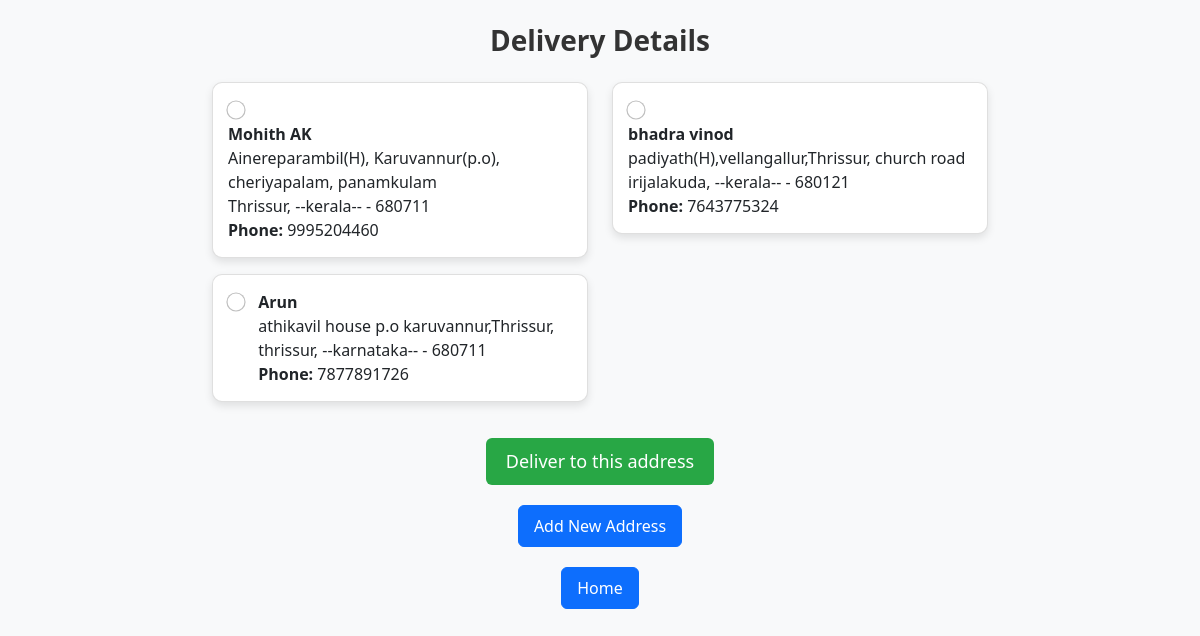
Page /delivery_details/ (signed in) on the committed database.
### spareapp/models.py (models this page shows)
class address(models.Model):
    userdetails = models.ForeignKey(newregistration, on_delete=models.CASCADE)
    addressline1=models.CharField(max_length=200)
    addressline2=models.CharField(max_length=200)
    pincode=models.IntegerField()
    city=models.CharField(max_length=20)
    state=models.CharField(max_length=30)
    contact_name=models.CharField(max_length=30)
    contact_number=models.IntegerField()

### spareapp/views.py (the view)
# urls.py: path('delivery_details/', delivery_details, name='delivery_details'),
def delivery_details(request):
    userid=request.session['userid']
    data=address.objects.filter(userdetails__id=userid)
    return render(request,'delivery_details.html',{'data':data})

### spareapp/templates/delivery_details.html (shortened to what this page needs)
<!DOCTYPE html>
<html lang="en">
<head>
    <link href="https://cdn.jsdelivr.net/npm/bootstrap@5.0.2/dist/css/bootstrap.min.css" rel="stylesheet">
</head>
<body class="container mt-4">
    <h1 class="mb-4">Delivery Details</h1>
    <form method="get" action="{% url 'final_summary' %}">
        <div class="row">
            {% for i in data %}
            <div class="col-md-6 mb-3">
                <div class="card">
                    <div class="card-body">
                        <input type="radio" name="address" value="{{i.id}}" class="form-check-input" required>
                        <label class="form-check-label">
                            <strong>{{ i.contact_name }}</strong> <br>
                            {{ i.addressline1 }}, {{ i.addressline2 }} <br>
                            {{ i.city }}, {{ i.state }} - {{ i.pincode }} <br>
                            <strong>Phone:</strong> {{ i.contact_number }}
                        </label>
                    </div>
                </div>
            </div>
            {% endfor %}
        </div>
        <div class="text-center">
            <input type="submit" value="Deliver to this address" class="btn btn-success">
        </div>
    </form>
    <div class="text-center">
        <a href="{% url 'addaddress' %}" class="btn btn-primary">Add New Address</a>
    </div>
   <div class="text-center">
    <a href="{% url 'profile' %}" class="btn btn-primary">Home</a>
</div>
</body>
</html>

### spareapp/templates/delivery_details.html (style rules this page uses)
body { background-color: #f8f9fa; }
.container { max-width: 800px; }
h1 { font-size: 28px; font-weight: bold; color: #333; text-align: center; }
.card { border-radius: 10px; box-shadow: 0 4px 8px rgba(0, 0, 0, 0.1); transition: transform 0.2s ease-in-out; }
.card-body { padding: 15px; font-size: 16px; }
.form-check-input { transform: scale(1.2); margin-right: 10px; }
.btn-success { background-color: #28a745; border: none; font-size: 18px; padding: 10px 20px; border-radius: 6px; transition: background 0.3s ease-in-out; }
.btn-primary { font-size: 16px; padding: 8px 15px; border-radius: 6px; }
.text-center { margin-top: 20px; }

### rows in the picture
address: contact_name "Mohith AK", addressline1 "Ainereparambil(H)", addressline2 "Karuvannur(p.o), cheriyapalam, panamkulam", city "Thrissur", state "--kerala--", pincode "680711", contact_number "9995204460"
address: contact_name "bhadra vinod", addressline1 "padiyath(H),vellangallur,Thrissur", addressline2 "church road", city "irijalakuda", state "--kerala--", pincode "680121", contact_number "7643775324"
address: contact_name "Arun", addressline1 "athikavil house p.o karuvannur,Thrissur", city "thrissur", state "--karnataka--", pincode "680711", contact_number "7877891726"
